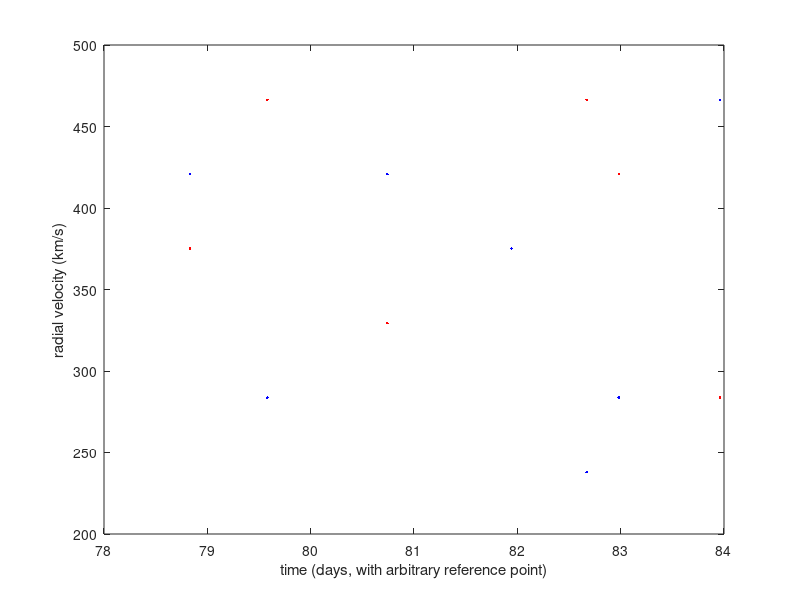

MATLAB code for this plot: (Note: this script raises an error after producing the figure.)
%% Fitting model to data
%%
% Assuming now you have values read from plots in two arrays (relative 
% strength of features signifies which star is which)
bin1lambda = [6571,6573,6570,6571,6573,6572,6569];
bin2lambda = [6572,6569,6572,6571,6568,6569,6573];
%%
% and have them transfered to corresponding radial velocities using the
% Doppler equation:
vr1 = 2.99792*1e5*(bin1lambda-6562.79)/6562.79;
vr2 = 2.99792*1e5*(bin2lambda-6562.79)/6562.79;
%%
% We also know the tracking of Julian date (subtracted off constant of
% time) from the handout:
t = [78.831,79.581,80.742,81.943,82.670,82.982,83.960];
%%
% We can plot these data out to see how they look like:
figure(1)
clf;
plot(t,vr1,'.r')
%%
% Don't forget to use *|hold|* to retain the current plot:
hold on
plot(t,vr2,'.b')
%%
% You can also add labels to remind yourself:
ylabel('radial velocity (km/s)')
xlabel('time (days, with arbitrary reference point)')
%%
% Now let's think about fitting these data into equations. MATLAB has this
% handy function *|fit|* to do all the hard work for you, but you need to
% "guess" what kind of equation your data look like. You can find more
% details by typing:
help fit
%%
% The simplest periodic formula is sinusoid. To see what kind of fitting
% model can be used in *|fit|*, try
cflibhelp sin
%%
% For the binary star system, the movement of the stars must be a simple,
% first-order sinusoid, theoretically. So we choose *|sin1|* as our model.
%
% However, since *|sin1|* is the simplest model, it automatically assumes
% that *|Y|* is oscillating around zero, or *Y(MAX)=-Y(min)*. Therefore, our 
% data must be shifted first before we apply the *|fit|* function. This is
% also the "offset" of the system; i.e. the two stars should have the same
% value of offset (think about it!). We use data from spectrum 4:
ydev = vr1(4);
%%
% It doesn't matter if you want to use *|vr2(4)|* instead of *|vr1(4)|*; 
% they are the same (you can use this to validate your data).
%
% Finally we have two data sets with zero median Y-value:
vr1n = vr1 - ydev;
vr2n = vr2 - ydev;
%%
% Now we can apply the *|fit|* function with model *|sin1|*. Note that the
% input vectors of *|fit|* must be column vectors, but in this example both
% *|t|* and *|vr1n|* (or *|vr2n|*) are row vectors. So don't forget to use
% the apostrophe operator (*|'|*) to turn a row vector into a column
% vector:
vrfit1 = fit(t', vr1n', 'sin1');
vrfit2 = fit(t', vr2n', 'sin1');
%%
% The results, *|vrfit1|* and *|vrfit2|* have special format that includes 
% values of *|a1|*, *|b1|*, *|c1|* and the information of the model used in
% *|fit|*:
vrfit1
vrfit2
%%
% You can use some other variables to save the fitting results:
a1 = vrfit1.a1;
b1 = vrfit1.b1;
c1 = vrfit1.c1;
%%
a2 = vrfit2.a1;
b2 = vrfit2.b1;
c2 = vrfit2.c1;
%%
% Now we can plot the fitting formula on the data. Note that you need 
% enough points (say, 100 points) to get a smooth curve. So, instead of *|t|* 
% in the data set (which only has 7 elements), you can create a time vector
% between the minimum value of *|t|* (i.e. *|t(1)|*) and the maximum value
% of *|t|* (i.e. *|t(7)|*), and has length = 100:
tforsin = linspace(t(1),t(7),100);
%%
% The fitting formula is
yfit1 = a1*sin(b1*(tforsin)+c1) + ydev;
yfit2 = a2*sin(b2*(tforsin)+c2) + ydev;
%%
% Now you can plot the curve to see if your fitting formula is a good one!
figure(1);
plot(tforsin, yfit1, 'm');
plot(tforsin, yfit2, 'g');
%%
